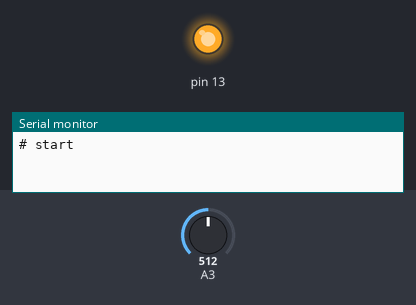
Bench run of a sketch on a simulated Arduino Uno, built with avr-gcc and run on an emulated ATmega328P. On the bench: output pins drawn as LEDs (lit = HIGH), the last lines printed to the serial monitor. Inputs (shaded band) come from the test bench; at power-on: A3 = 512.

Above: at 1.2 s.
1.3 s: A3 set to 781
2.8 s: A3 set to 812
At 3.1 s:
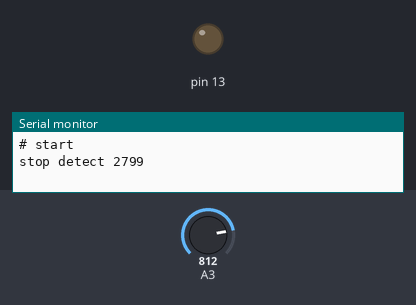
4.3 s: A3 set to 790
At 5.4 s:
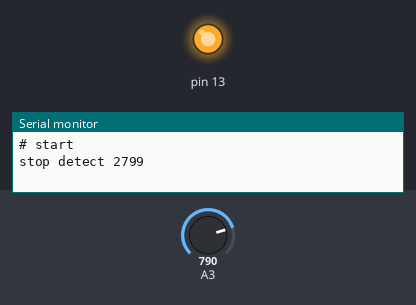
5.8 s: A3 set to 810
At 6.6 s:
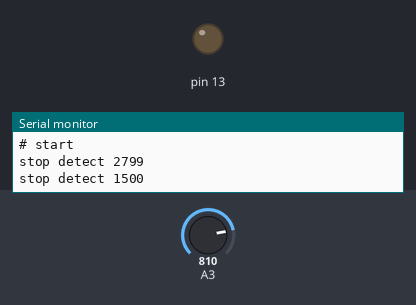
Timing chart, 0 to 8.3 s (numbered marks = the images above; inputs shaded):
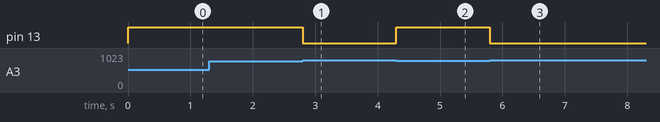

Measured:
- the behaviour switches between 799 and 800 on A3 (found by bisection; images 0 and 1)
- after the input at 1.3 s, every drawn part: stays the same
- after the input at 2.8 s, pin 13: HIGH → LOW at once
- after the input at 4.3 s, pin 13: LOW → HIGH at once
- after the input at 5.8 s, pin 13: HIGH → LOW at once

The sketch:

arduino_firmware.ino
```cpp
// (licence header left out)
// #include <FastLED.h>
const int kNumDotStar = 1;
const int kDotStarDataPin = 7;
const int kDotStarClockPin = 8;

// CRGB gLeds[kNumDotStar];


bool gDetect = false;
long gDetectTime = 0;


#include "average.h"

const int kSensorSpeed = 200;  // in millis

long gReportTimer = 0;

RunningAverage rAvg;

void setup() {
  // heartbeat LED
  pinMode(13, OUTPUT);

  // dotstar LED

//  FastLED.addLeds<APA102, 7,8>(gLeds, kNumDotStar);

  // sensor input
  pinMode(A3, INPUT_PULLUP);

  Serial.begin(115200);
  Serial.println("# start ");

}

// the loop function runs over and over again forever
void loop() {


/*
   // heartbeat....
  digitalWrite(13, HIGH);
  delay(kSensorSpeed/2);
  digitalWrite(13, LOW);
  delay(kSensorSpeed/2);
*/

  // read sensor
  int sensor = analogRead(A3);

  if (sensor < 800) {
    digitalWrite(13, HIGH);
    if (gDetect==false) {
      gDetectTime = millis();
    }
    gDetect = true;

  } else {
    digitalWrite(13, LOW);
    if (gDetect==true) {
      Serial.print("stop detect ");
      Serial.println( millis() - gDetectTime);
    }
    gDetect = false;

  }


/*
  if (millis() > gReportTimer) {
    // dump it on the serial
    Serial.println(sensor);
    gReportTimer = millis() + 500;
  }
*/
}
```

average.h
```cpp
class RunningAverage
{
  public:

  RunningAverage(int size = 10) : mSize(size) {
    mValues = new float[mSize];
    clear();
  }

  ~RunningAverage() {
    delete[] mValues;
  }

  void clear() {
    for(int i=0; i< mSize; i++) {
      mValues[i] = 0.0f;
    }
  }


  float calc() {
    float a = 0;
    for(int i=0; i< mSize; i++) {
      a += mValues[i];
    }
    return a/(float)mSize;
  }

  void add(float v) {
    mValues[mPtr] = v;
    mPtr = (mPtr+1) % mSize;
  }

protected:

  int mSize;
  float* mValues;
  int  mPtr = 0;

};
```
